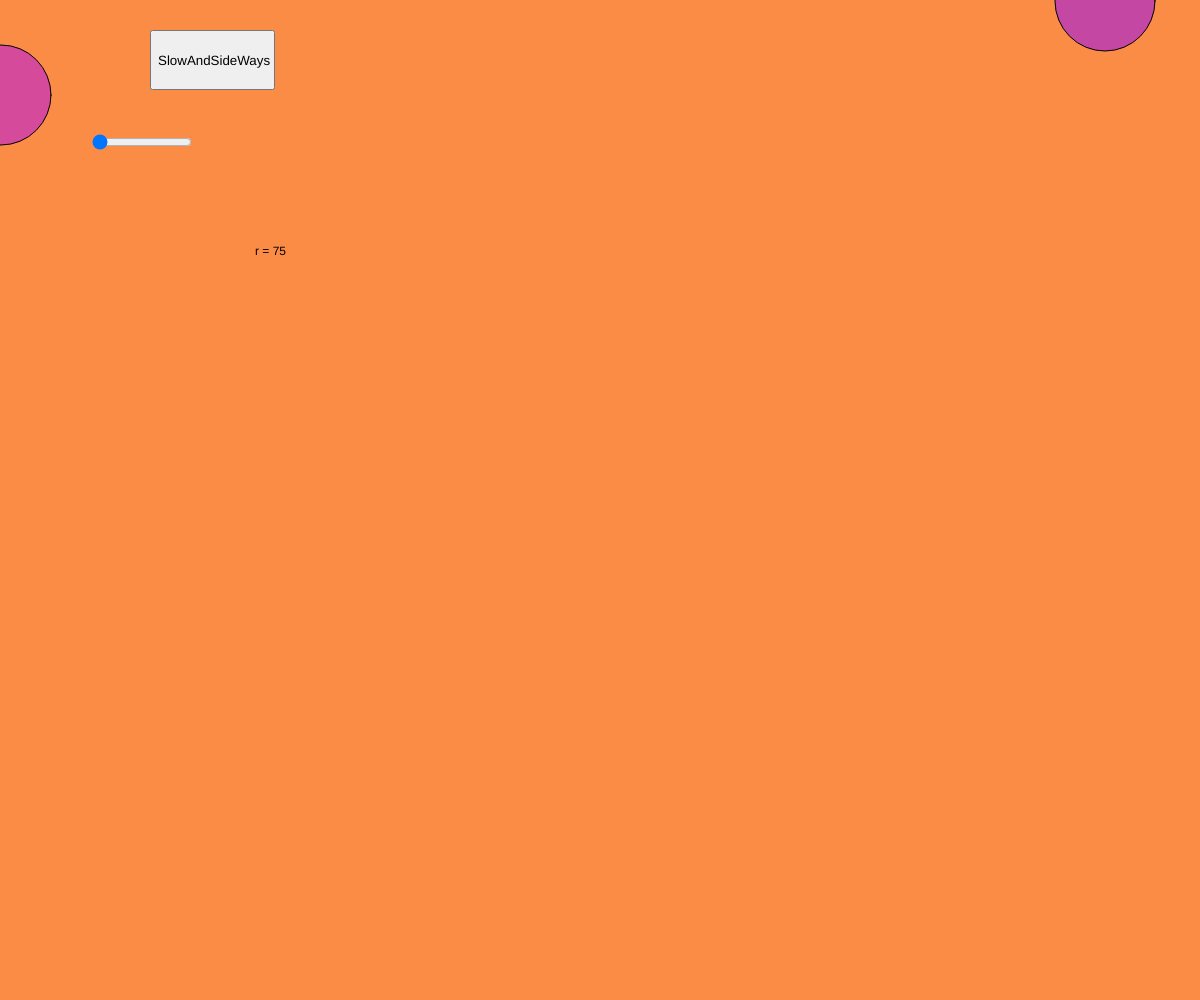
Frame 1 (no input)
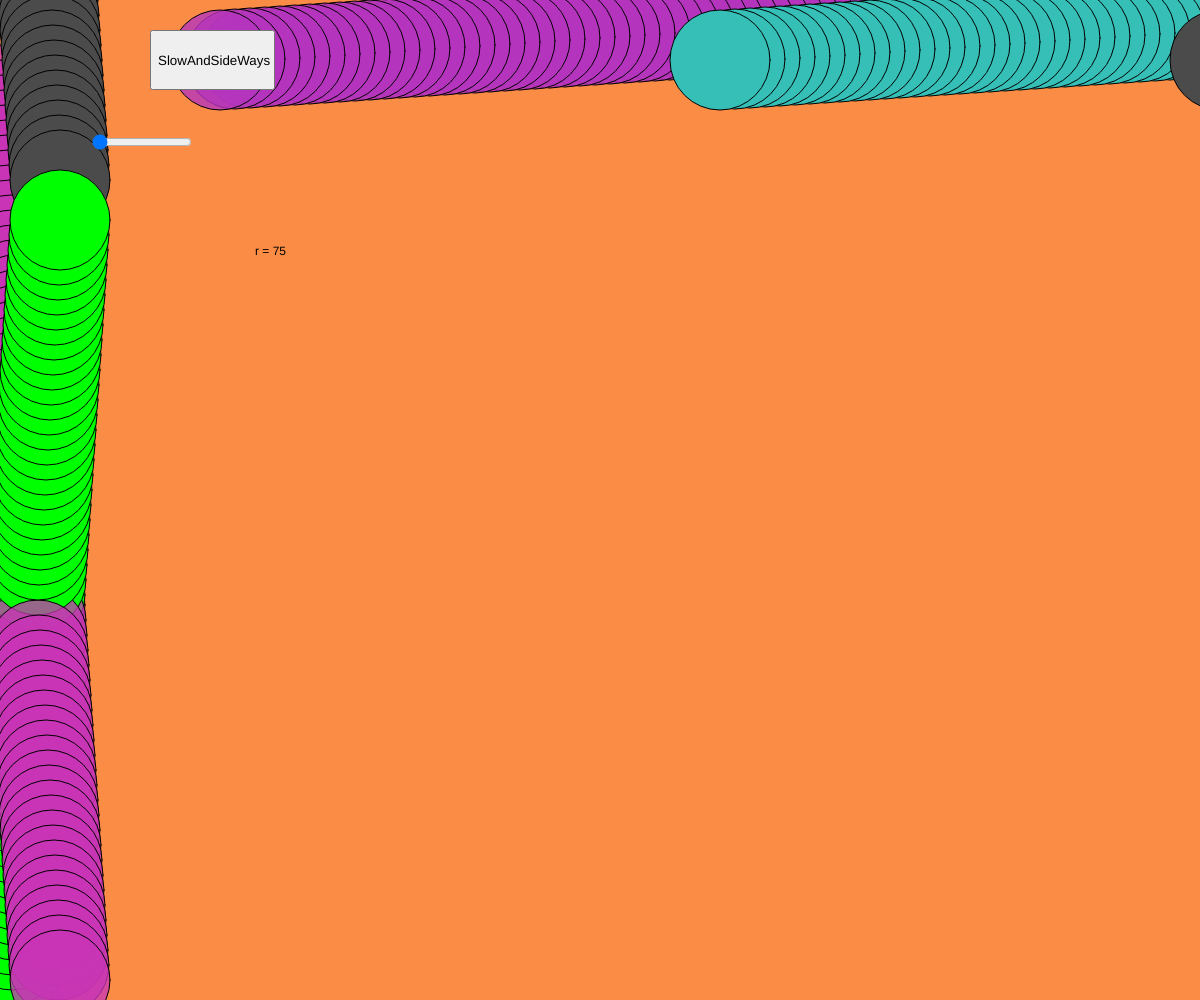
Frame 60 (no input)
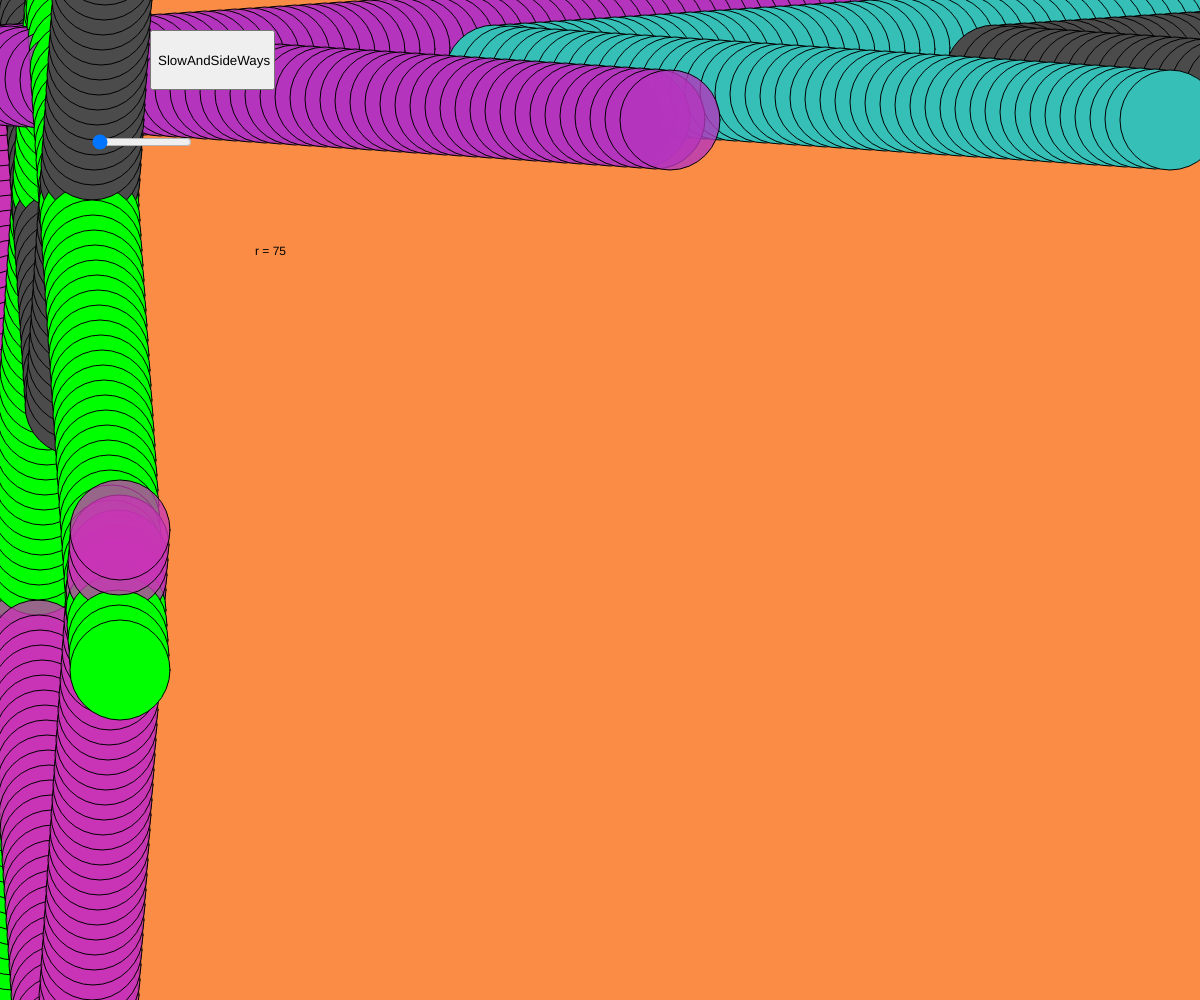
Frame 120 (the mouse pressed at the canvas centre since frame 60)

The p5.js sketch that drew these frames (run headless with seeded random() and noise() and a simulated clock; from frame 60 on, the mouse is pressed at the canvas centre):

// p5.js sketch
// ── sketch.js
var Cx, Cy;
var r, g , b;
var Counter = 80;
var Sign = 5;
var StepSize = 3;
var running = true;
var button;
var sliderz;

function setup() {
	createCanvas(windowWidth, windowHeight);
	background(250,140,70);
	
	r = random(255);
  g = random(255);
  b = random(255);

		button = createButton('SlowAndSideWays');
	button.position(150,30);
	button.size(125,60);
	button.mousePressed(SlowAndSideWays);

	sliderz = createSlider(75,260,75);
sliderz.position(90,90);
sliderz.size(100,100);
	
		var rNumber = sliderz.value();
	text(["r = "+rNumber],255,255);
}
function draw() {
	

	
		if (running) {
		Counter = Counter + Sign* StepSize;
	}
	if (Counter > width || Counter < 0) {
		Sign = Sign * -1
	}
	
	fill(sliderz.value());
	ellipse(frameCount%900, Counter-800,100,100);
	fill(r,g,b,200);
	ellipse(width-Counter, frameCount%1000,100,100);
	fill(g,b,r,300);
	ellipse(width-Counter+500, frameCount%1000,100,100);
	fill(sliderz.value(),);
	ellipse(width-Counter+1000, frameCount%1000,100,100);
		fill(200,g,r,b);
	ellipse(frameCount%1000, Counter, 100, 100);
		fill(0,255,0);
	ellipse(frameCount%1000, width-Counter, 100, 100);
}

	function SlowAndSideWays() {
		running = !running;
	}
